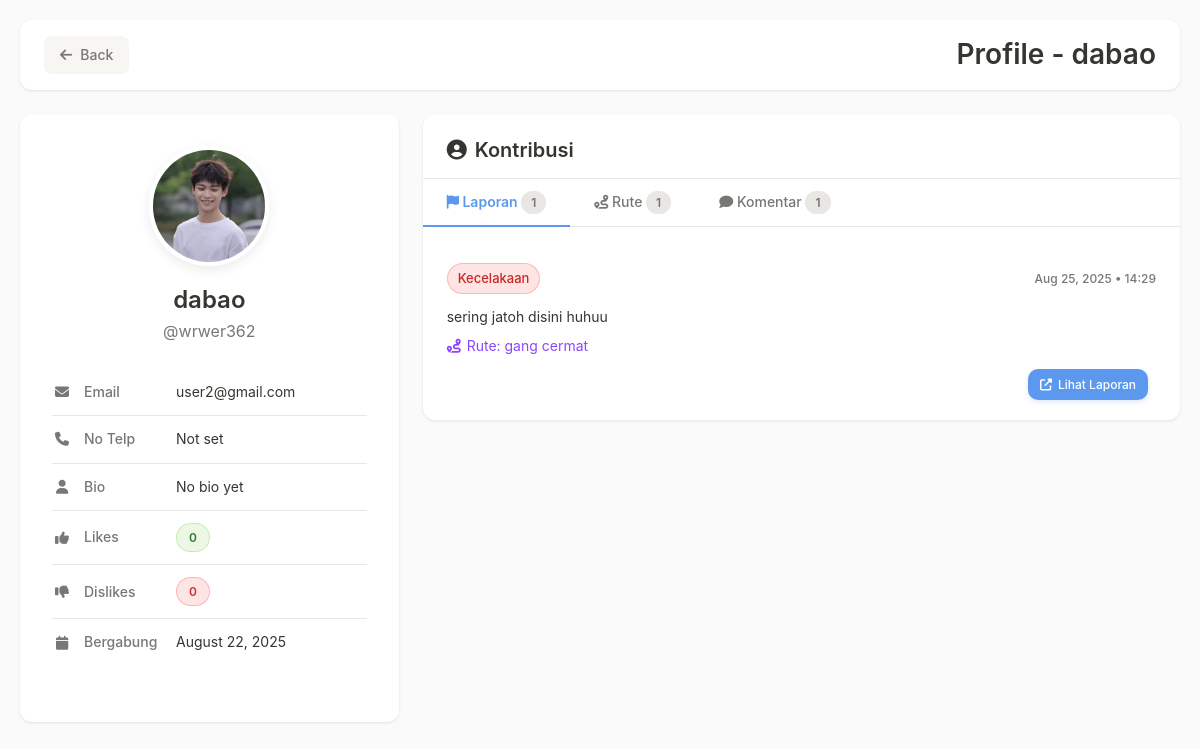
The app's page /main/profile/index.php?id=3 with its own data.
### tables this page shows
CREATE TABLE `users` (
  `id` int NOT NULL,
  `name` varchar(100) NOT NULL,
  `username` varchar(50) NOT NULL,
  `email` varchar(100) NOT NULL,
  `password` varchar(255) NOT NULL,
  `role` enum('user','admin') DEFAULT 'user',
  `avatar` varchar(255) DEFAULT NULL,
  `phone_number` varchar(20) DEFAULT NULL,
  `bio` text,
  `reputation_score` int DEFAULT '0',
  `created_at` timestamp NULL DEFAULT CURRENT_TIMESTAMP,
  `updated_at` timestamp NULL DEFAULT CURRENT_TIMESTAMP ON UPDATE CURRENT_TIMESTAMP,
  `reset_token` varchar(255) DEFAULT NULL,
  `reset_expires` datetime DEFAULT NULL,
  `is_verified` tinyint(1) DEFAULT '0',
  `verify_token` varchar(255) DEFAULT NULL,
  `login_provider` varchar(50) DEFAULT 'email',
  `token_expires` datetime DEFAULT NULL
);

CREATE TABLE `reports` (
  `id` int NOT NULL,
  `user_id` int NOT NULL,
  `route_id` int NOT NULL,
  `latitude` decimal(10,8) NOT NULL,
  `longitude` decimal(11,8) NOT NULL,
  `type` enum('crime','accident','hazard','safe_spot','other') NOT NULL,
  `description` text NOT NULL,
  `photo_url` varchar(255) DEFAULT NULL,
  `file_name` varchar(255) DEFAULT NULL,
  `mime_type` varchar(100) DEFAULT NULL,
  `created_at` timestamp NULL DEFAULT CURRENT_TIMESTAMP,
  `edited_at` timestamp NULL DEFAULT NULL,
  `edit_count` int DEFAULT '0',
  `updated_at` timestamp NULL DEFAULT CURRENT_TIMESTAMP ON UPDATE CURRENT_TIMESTAMP
);

CREATE TABLE `routes` (
  `id` int NOT NULL,
  `created_by` int NOT NULL,
  `start_latitude` decimal(10,8) NOT NULL,
  `start_longitude` decimal(11,8) NOT NULL,
  `end_latitude` decimal(10,8) NOT NULL,
  `end_longitude` decimal(11,8) NOT NULL,
  `name` varchar(255) DEFAULT NULL,
  `polyline` json DEFAULT NULL,
  `created_at` timestamp NULL DEFAULT CURRENT_TIMESTAMP,
  `updated_at` timestamp NULL DEFAULT CURRENT_TIMESTAMP ON UPDATE CURRENT_TIMESTAMP
);

### main/profile/index.php (the view, shortened to what this page needs)
<?php
include "../../connection.php";
if (isset($_GET['id'])) {
  $viewed_user_id = intval($_GET['id']);
  $stmt = $conn->prepare("SELECT r.id, r.type, r.description, r.photo_url, r.created_at, rt.name as route_name
  FROM reports r
  LEFT JOIN routes rt ON r.route_id = rt.id
  WHERE r.user_id = ?
  ORDER BY r.created_at DESC");
  $stmt->bind_param("i", $viewed_user_id);
  $stmt->execute();
  $reports = $stmt->get_result();
  $stmt = $conn->prepare("SELECT id, name, start_latitude, start_longitude, end_latitude, end_longitude, created_at
  FROM routes WHERE created_by = ? ORDER BY created_at DESC");
  $stmt->bind_param("i", $viewed_user_id);
  $stmt->execute();
  $routes = $stmt->get_result();
  $stmt = $conn->prepare("SELECT c.id, c.report_id, c.content, c.created_at, r.type as report_type
  FROM comments c
  JOIN reports r ON c.report_id = r.id
  WHERE c.user_id = ?
  ORDER BY c.created_at DESC");
  $stmt->bind_param("i", $viewed_user_id);
  $stmt->execute();
  $comments = $stmt->get_result();
  $is_own_profile = isset($_SESSION['user_id']) && $_SESSION['user_id'] == $viewed_user_id;
}
$stmt = $conn->prepare("SELECT name, username, email, avatar, phone_number, bio, reputation_score, created_at
FROM users WHERE id = ?");
$stmt->bind_param("i", $viewed_user_id);
$stmt->execute();
$result = $stmt->get_result();
$user = $result->fetch_assoc();
$stmt = $conn->prepare("SELECT
SUM(CASE WHEN l.value = 1 THEN 1 ELSE 0 END) as total_likes,
SUM(CASE WHEN l.value = -1 THEN 1 ELSE 0 END) as total_dislikes
FROM likes l
JOIN reports r ON l.report_id = r.id
WHERE r.user_id = ?");
$stmt->bind_param("i", $viewed_user_id);
$stmt->execute();
$likes_result = $stmt->get_result();
$likes_data = $likes_result->fetch_assoc();
$total_likes = $likes_data['total_likes'] ?? 0;
$total_dislikes = $likes_data['total_dislikes'] ?? 0;
?>
<!DOCTYPE html>
<html lang="en">
<head>
  <link href="https://cdn.jsdelivr.net/npm/bootstrap@5.3.2/dist/css/bootstrap.min.css" rel="stylesheet">
  <link href="https://cdnjs.cloudflare.com/ajax/libs/font-awesome/6.4.0/css/all.min.css" rel="stylesheet">
</head>
<body>
  <div class="container-fluid">
    <div class="header">
      <a href="../" class="back-btn">
        <i class="fas fa-arrow-left"></i>
        Back
      </a>
      <h1 class="page-title">Profile <?php echo !$is_own_profile ? ' - ' . htmlspecialchars($user['name']) : ''; ?></h1>
    </div>
    <div class="main-layout">
      <div class="profile-card">
        <div class="text-center">
          <div class="avatar-container">
            <img src="../../uploads/<?php echo rawurlencode($user['avatar']); ?>"
            class="avatar"
            alt="Avatar">
          </div>
          <h2 class="user-name"><?php echo htmlspecialchars($user['name']); ?></h2>
          <p class="username">@<?php echo htmlspecialchars($user['username']); ?></p>
        </div>
        <div class="user-info">
          <div class="info-item">
            <div class="info-icon"><i class="fas fa-envelope"></i></div>
            <div class="info-label">Email</div>
            <div class="info-value"><?php echo htmlspecialchars($user['email']); ?></div>
          </div>
          <div class="info-item">
            <div class="info-icon"><i class="fas fa-phone"></i></div>
            <div class="info-label">No Telp</div>
            <div class="info-value"><?php echo $user['phone_number'] ?: 'Not set'; ?></div>
          </div>
          <div class="info-item">
            <div class="info-icon"><i class="fas fa-user"></i></div>
            <div class="info-label">Bio</div>
            <div class="info-value"><?php echo $user['bio'] ?: 'No bio yet'; ?></div>
          </div>
          <div class="info-item">
            <div class="info-icon"><i class="fas fa-thumbs-up"></i></div>
            <div class="info-label">Likes</div>
            <div class="info-value">
              <span class="reputation-badge" style="background: rgba(130, 205, 71, 0.15);
              color: #2e7d32;
              border: 1px solid rgba(130, 205, 71, 0.3);">
              <?php echo $total_likes; ?>
            </span>
          </div>
        </div>
        <div class="info-item">
          <div class="info-icon"><i class="fas fa-thumbs-down"></i></div>
          <div class="info-label">Dislikes</div>
          <div class="info-value">
            <span class="reputation-badge" style="background: rgba(239, 83, 83, 0.15);
            color: #d32f2f;
            border: 1px solid rgba(239, 83, 83, 0.3);">
            <?php echo $total_dislikes; ?>
          </span>
        </div>
      </div>
      <div class="info-item">
        <div class="info-icon"><i class="fas fa-calendar"></i></div>
        <div class="info-label">Bergabung</div>
        <div class="info-value"><?php echo date("F j, Y", strtotime($user['created_at'])); ?></div>
      </div>
    </div>
  </div>
  <div class="reports-section">
    <div class="reports-header">
      <h3 class="reports-title">
        <i class="fas fa-user-circle"></i>
        Kontribusi
      </h3>
    </div>
    <div class="content-tabs">
      <button class="tab-btn active" data-tab="reports">
        <i class="fas fa-flag"></i> Laporan
        <span class="reports-count"><?php echo $reports->num_rows; ?></span>
      </button>
      <button class="tab-btn" data-tab="routes">
        <i class="fas fa-route"></i> Rute
        <span class="reports-count"><?php echo $routes->num_rows; ?></span>
      </button>
      <button class="tab-btn" data-tab="comments">
        <i class="fas fa-comment"></i> Komentar
        <span class="reports-count"><?php echo $comments->num_rows; ?></span>
      </button>
    </div>
    <div class="tab-content active" id="reports-tab">
      <?php if ($reports->num_rows > 0): ?>
      <div class="reports-list">
        <?php while ($report = $reports->fetch_assoc()): ?>
        <div class="report-item">
          <div class="report-header">
            <?php
            $type_map = [
            'crime' => 'Kejahatan',
            'accident' => 'Kecelakaan',
            'hazard' => 'Bahaya',
            'safe_spot' => 'Aman',
            'other' => 'Lainnya'
            ];
            ?>
            <span class="report-type-badge <?php echo $report['type']; ?>">
              <?php echo $type_map[$report['type']] ?? ucfirst($report['type']); ?>
            </span>
            <span class="report-date">
              <?php echo date("M d, Y • H:i", strtotime($report['created_at'])); ?>
            </span>
          </div>
          <div class="report-content">
            <div>
              <p class="report-description">
                <?php echo nl2br(htmlspecialchars($report['description'])); ?>
              </p>
              <?php if (!empty($report['route_name'])): ?>
              <div class="route-info" style="margin-top: 8px;">
                <i class="fas fa-route" style="color: #8b46ff;"></i>
                <span style="font-size: 14px; color: #8b46ff;">
                  Rute: <?php echo htmlspecialchars($report['route_name']); ?>
                </span>
              </div>
              <?php endif; ?>
            </div>
        </div>
        <div style="margin-top: 12px; text-align: right; display: flex; justify-content: flex-end;">
          <a href="../index.php?report_id=<?php echo $report['id']; ?>"
            class="btn-primary-custom me-2"
            style="padding: 6px 12px; font-size: 12px; margin-left: 8px;">
            <i class="fas fa-external-link-alt"></i> Lihat Laporan
          </a>
        </div>
      </div>
      <?php endwhile; ?>
    </div>
    <?php endif; ?>
  </div>
  </div>
</body>
</html>

### records on screen
users: name "dabao", avatar (picture), username "wrwer362", email "user2@gmail.com", phone_number "Not set", bio "No bio yet", created_at "August 22, 2025"
reports: type "Kecelakaan", created_at "Aug 25, 2025 • 14:29", description "sering jatoh disini huhuu", route.name "gang cermat"

### other values on screen
$total_likes "0"
$total_dislikes "0"
$reports->num_rows "1"
$routes->num_rows "1"
$comments->num_rows "1"
